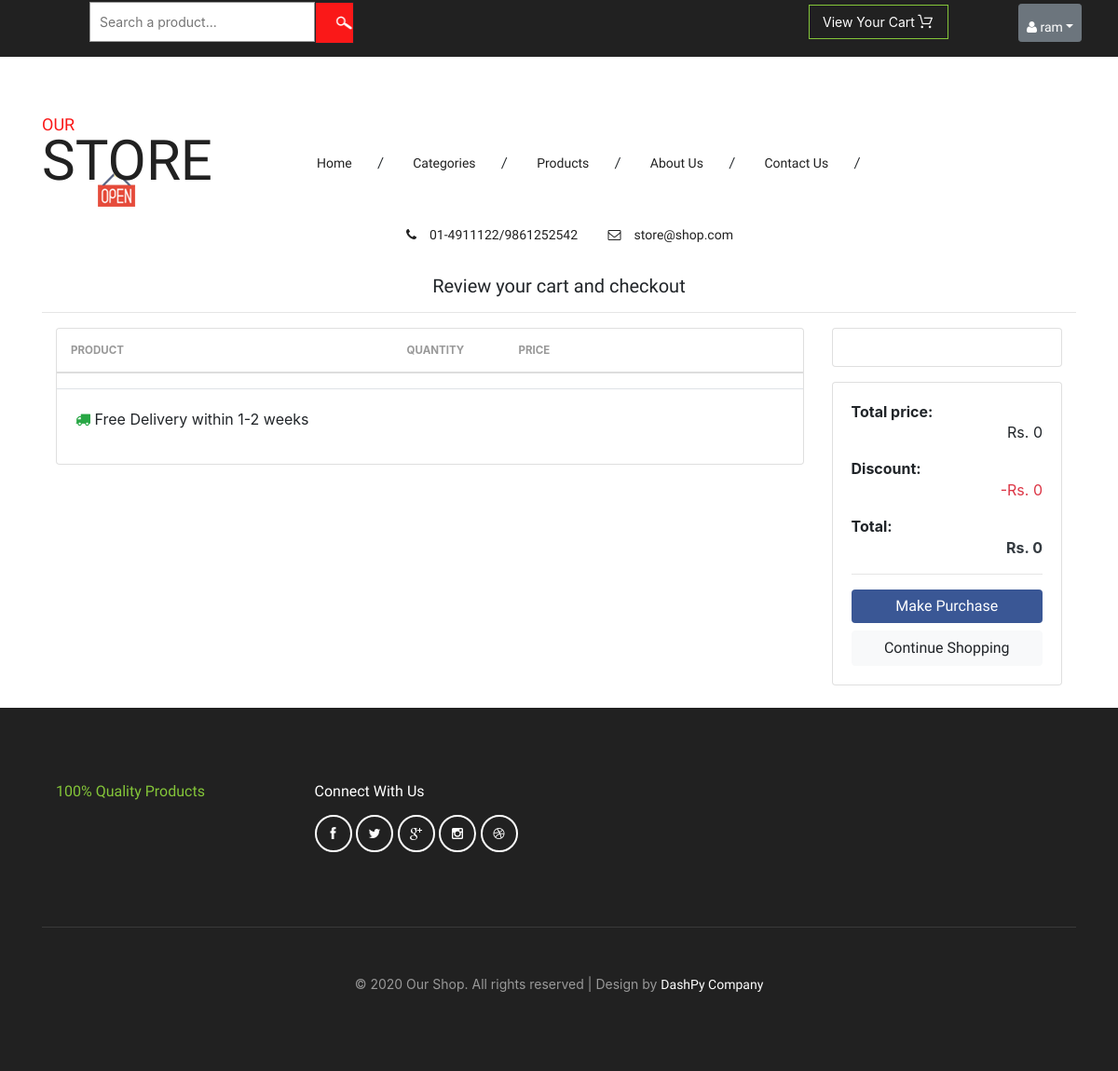
The app's page /customer/cartlist (signed in), older data.
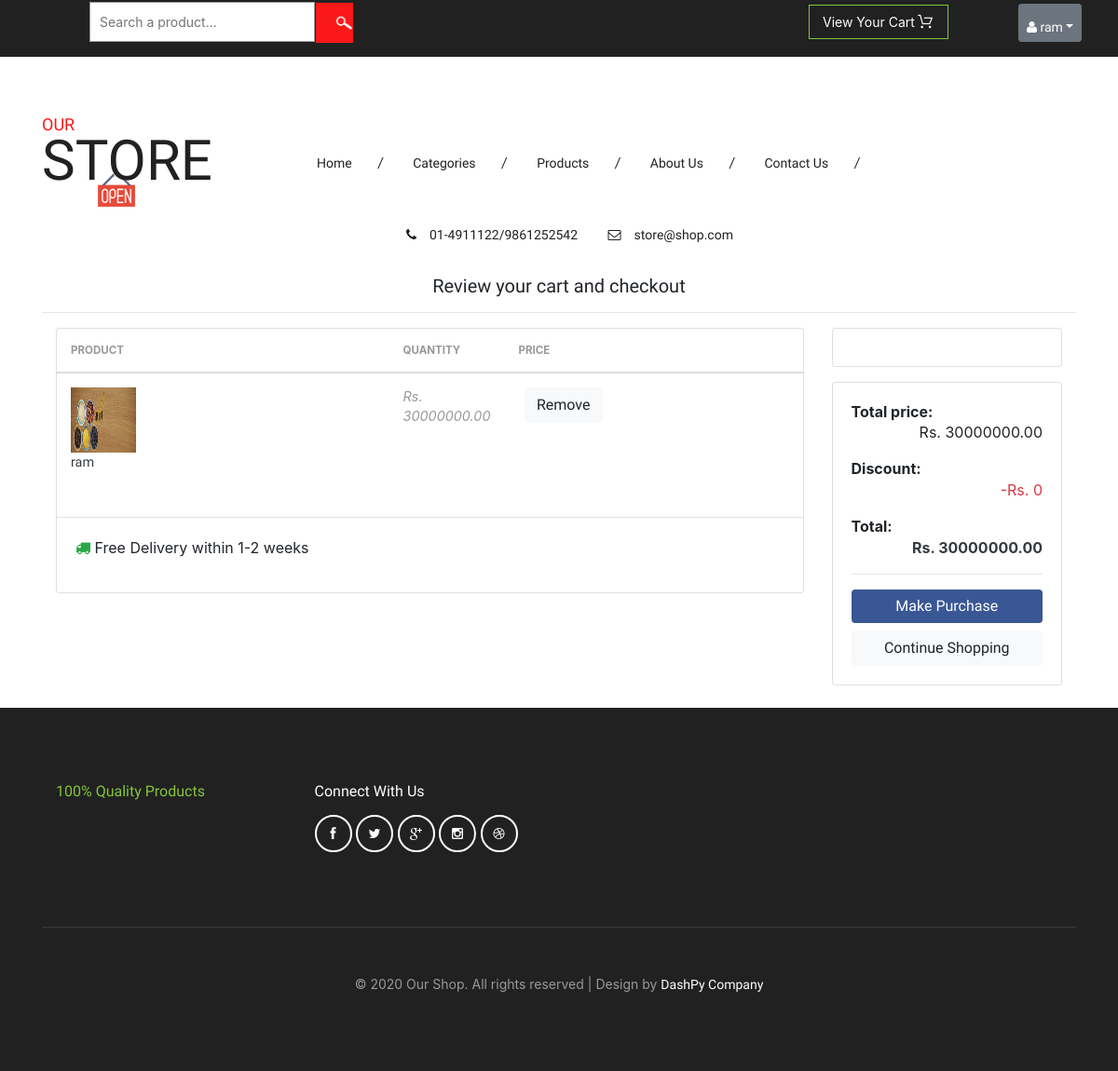
The same page, newer data.
### com/models.py (models this page shows)
class Cart(models.Model):
    product_name = models.ForeignKey(Product, related_name='cart_product', on_delete=models.DO_NOTHING)
    cart_of = models.ForeignKey(CustomUser, related_name='cart_customer', on_delete=models.DO_NOTHING)

### owner/models.py (models this page shows, shortened)
class Product(models.Model):
    category = models.ForeignKey(Category, related_name= 'products', on_delete= models.PROTECT)
    sub_category = models.ForeignKey(Sub_Category, related_name='sub_category', on_delete=models.PROTECT, null = True)
    name = models.CharField(max_length = 200, db_index = True)
    slug = models.SlugField(max_length=200, db_index= True)
    image = models.ImageField(upload_to = 'products/%Y/%m/%d', blank = True)
    description = models.TextField(blank=True)
    price = models.DecimalField(max_digits= 20, decimal_places = 2)
    created_at = models.DateTimeField(auto_now_add=True)
    updated_at = models.DateTimeField(auto_now_add= True)
    available = models.BooleanField(default= True)
    class Meta:
        ordering = ('name',)
        index_together = (('id', 'slug'),)

### com/views.py (the view)
# urls.py: path('cartlist', views.check_list, name = 'checkList'),
@login_required
def check_list(request):
    try:
        cart = Cart.objects.filter(cart_of = request.user)
    except:
        cart = None
    discount = 0
    total_amount = 0
    for c in cart:
        total_amount += c.product_name.price
    dist = {
        'cart':cart,
        'discount': discount,
        'total_amount': total_amount + discount,
    }
    return render(request, 'checkout.html', dist)

### templates/checkout.html (shortened to what this page needs)
{% extends "base.html" %}
{% load static %}
{% block content %}
  <div class="container">
    <div class="text-center">
      <h5>
        Review your cart and checkout
      </h5>
      <hr>
    </div>
      <div class="col-12 col-md-12 m-auto">
        <div class="row">
        <aside class="col-lg-9">
          <div class="card">
          <table class="table table-borderless table-shopping-cart">
          <thead class="text-muted">
          <tr class="small text-uppercase">
            <th scope="col">Product</th>
            <th scope="col" width="120">Quantity</th>
            <th scope="col" width="120">Price</th>
            <th scope="col" class="text-right" width="200"> </th>
          </tr>
          </thead>
          <tbody>
            {% for cart in cart  %}
            <tr>
              <td>
                <figure class="itemside align-items-center">
                  <div class="aside"><img src="{%if cart.product_name.image %}{{cart.product_name.image.url}} {%else%} {%static 'images/1.jpg'%} {%endif%}" class="img-sm" style="height: 70px; width: 70px;"></div>
                  <figcaption class="info">
                    <a href="#" class="title text-dark">{{cart.product_name.name}}</a>
                  </figcaption>
                </figure>
              </td>
              <td>
                <div class="price-wrap">
                  <var class="price">Rs. {{cart.product_name.price}}</var>
                </div>
              </td>
              <td class="text-right">
                <a href="{%url 'customer:deleteCart' cart.id%}" class="btn btn-light"> Remove</a>
              </td>
            </tr>
            {% endfor %}
            </tbody>
          </table>
          <div class="card-body border-top">
              <p class="icontext"><i class="icon text-success fa fa-truck"></i> Free Delivery within 1-2 weeks</p>
          </div>
          </div>
        </aside>
        <aside class="col-lg-3">
        <div class="card mb-3">
        <div class="card-body">
        </div>
        </div>
        <div class="card">
        <div class="card-body">
                <dl class="dlist-align">
                  <dt>Total price:</dt>
                  <dd class="text-right">Rs. {{total_amount}}</dd>
                </dl>
                <dl class="dlist-align">
                  <dt>Discount:</dt>
                  <dd class="text-right text-danger">-Rs. {{discount}}</dd>
                </dl>
                <dl class="dlist-align">
                  <dt>Total:</dt>
                  <dd class="text-right text-dark b"><strong>Rs. {{total_amount}}</strong></dd>
                </dl>
                <hr>
                <a href="{%url 'customer:delivery'%}" class="btn btn-primary btn-block"> Make Purchase </a>
                <a href="{%url 'shop:allproduct'%}" class="btn btn-light btn-block">Continue Shopping</a>
        </div>
        </div>
            </aside>
        </div>
      </div>
    </div>
  <br>
{% endblock content %}

Row changes from the older to the newer data that the page shows:
added Cart: product_name.name "ram", product_name.price "30000000.00"
Text that changed along with them:
{{ total_amount }}: "0" → "30000000.00"
